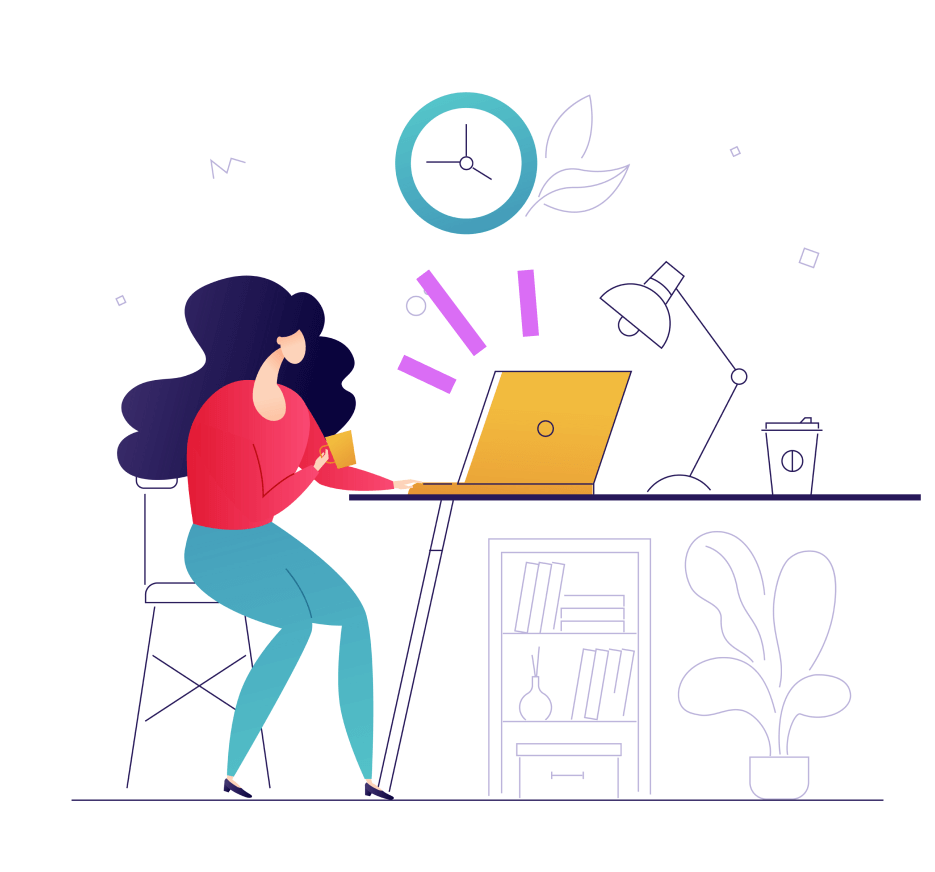
#> input picture Computer VIsion using OpenCV/images/1578955240cm_vector.png, 935 x 872 px, given in place of the camera
$ python DetectObjectColor.py
#> lines starting #> are read from the running program, lines starting #| are printed output that depends on the picture
"""
Program to detect coloured objects using OpenCV
"""
import cv2  # pylint: disable=import-error
import numpy as np  # pylint: disable=import-error


def get_thresholded_img(hsv):
    """
    Get thresholded image
    """
    thresh_img = cv2.inRange(hsv,np.array((cv2.getTrackbarPos('Hue_Low','Trackbars'),cv2.getTrackbarPos('Saturation_Low','Trackbars'),cv2.getTrackbarPos('Value_Low','Trackbars'))),np.array((cv2.getTrackbarPos('Hue_High','Trackbars'),cv2.getTrackbarPos('Saturation_High','Trackbars'),cv2.getTrackbarPos('Value_High','Trackbars'))))
    return thresh_img

def get_track_value(value):
    """
    return trackbar value
    """
    return value


c = cv2.VideoCapture(0)
width,height = c.get(3),c.get(4)
print("frame width and height : ", width, height)

cv2.namedWindow('Output')
cv2.namedWindow('Trackbars', cv2.WINDOW_NORMAL)
cv2.createTrackbar('Hue_Low','Trackbars',0,255, get_track_value)
cv2.createTrackbar('Hue_High','Trackbars',0,255, get_track_value)

cv2.createTrackbar('Saturation_Low','Trackbars',0,255, get_track_value)
cv2.createTrackbar('Saturation_High','Trackbars',0,255, get_track_value)

cv2.createTrackbar('Value_Low','Trackbars',0,255, get_track_value)
cv2.createTrackbar('Value_High','Trackbars',0,255, get_track_value)

cv2.createTrackbar('Caliberate','Trackbars',0,1, get_track_value)

while 1:
    _,f = c.read()
#> f is the input picture: shape (872, 935, 3); mean B, G, R 238.1, 236, 238.9
    f = cv2.flip(f,1)
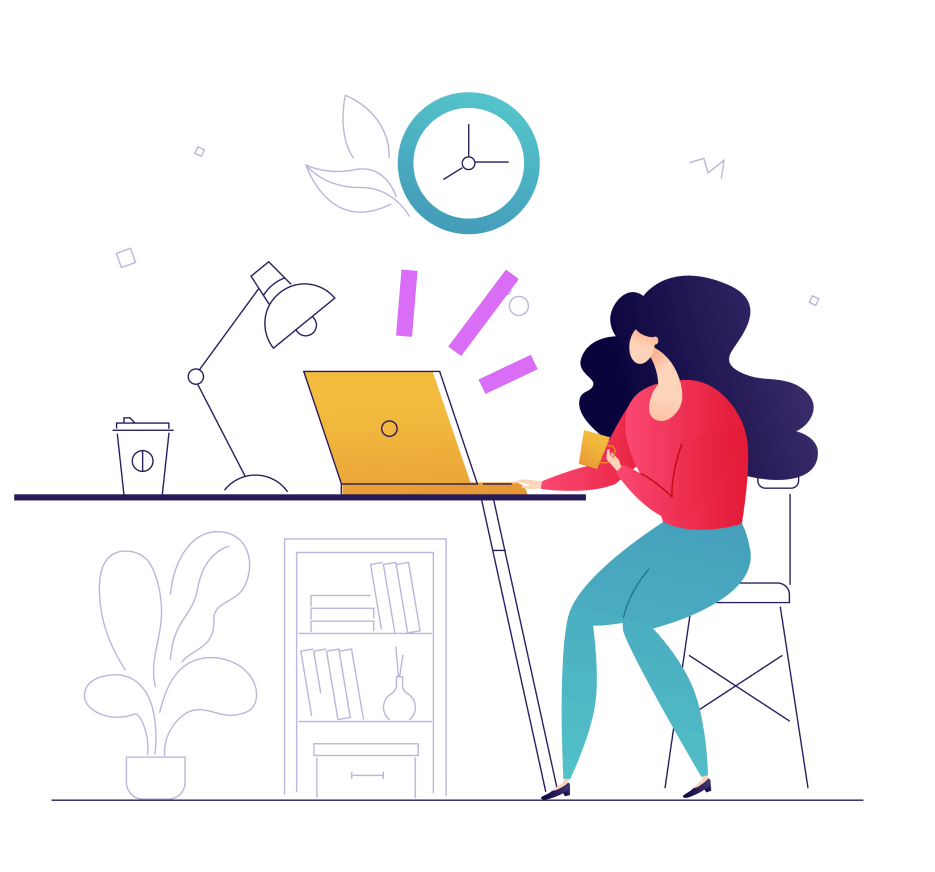
#> f: shape (872, 935, 3); mean B, G, R 238.1, 236, 238.9
    blur = cv2.medianBlur(f,5)
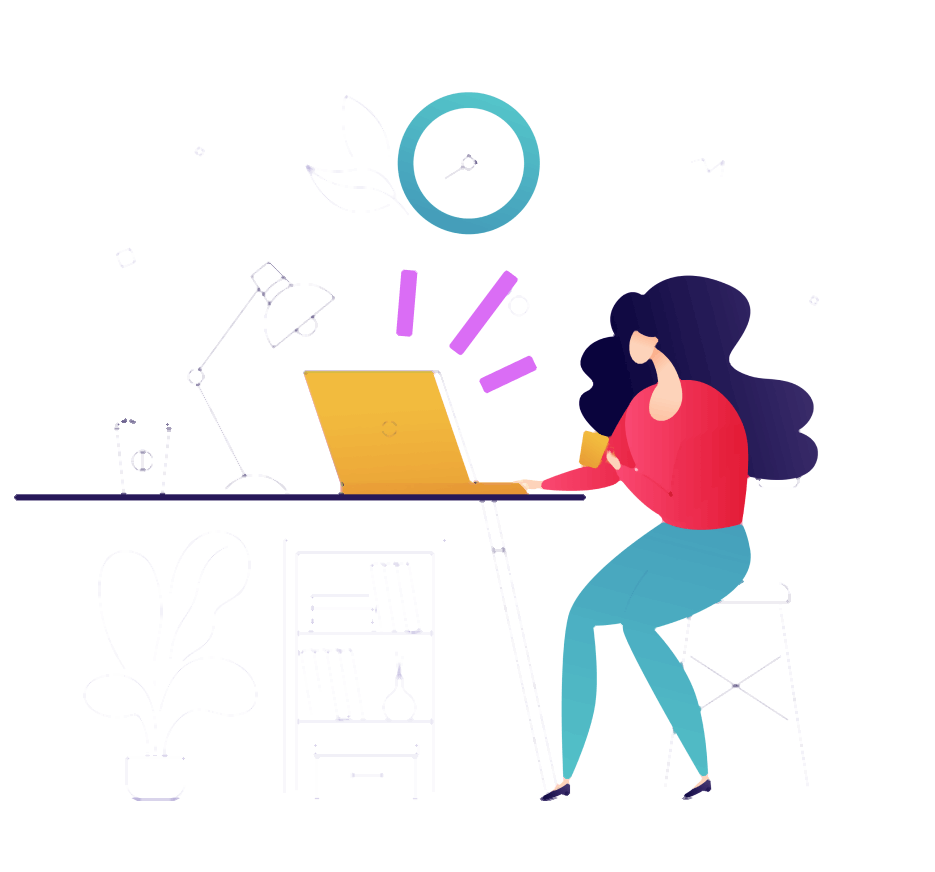
#> blur: shape (872, 935, 3); mean B, G, R 239.2, 237.9, 240.6
    hsv = cv2.cvtColor(f,cv2.COLOR_BGR2HSV)
#> hsv: shape (872, 935, 3); mean H, S, V 15.8, 21.5, 245.2
    thrImg = get_thresholded_img(hsv)
#> in get_thresholded_img, `thresh_img = cv2.inRange(hsv,np.array((cv2.getTrackbarPos('Hue_Low','T..`: thresh_img: shape (872, 935); every value is 0
    erode = cv2.erode(thrImg,None,iterations = 3)
    dilate = cv2.dilate(erode,None,iterations = 10)

    contours,hierarchy = cv2.findContours(dilate,cv2.RETR_LIST,cv2.CHAIN_APPROX_SIMPLE)
#> contours = []

    for cnt in contours:
        x,y,w,h = cv2.boundingRect(cnt)
        cx,cy = x+w/2, y+h/2
        cv2.rectangle(f,(x,y),(x+w,y+h),[0,0,255],2)
#> this loop made 0 passes

    if cv2.getTrackbarPos('Caliberate','Trackbars') == 1:
        cv2.imshow('Output',thrImg)
    else:
        cv2.imshow('Output',f)
    #cv2.waitKey(50)
    if cv2.waitKey(10) & 0xFF == ord('q'):
#> (key q is pressed here)
        break

cv2.destroyAllWindows()
c.release()
